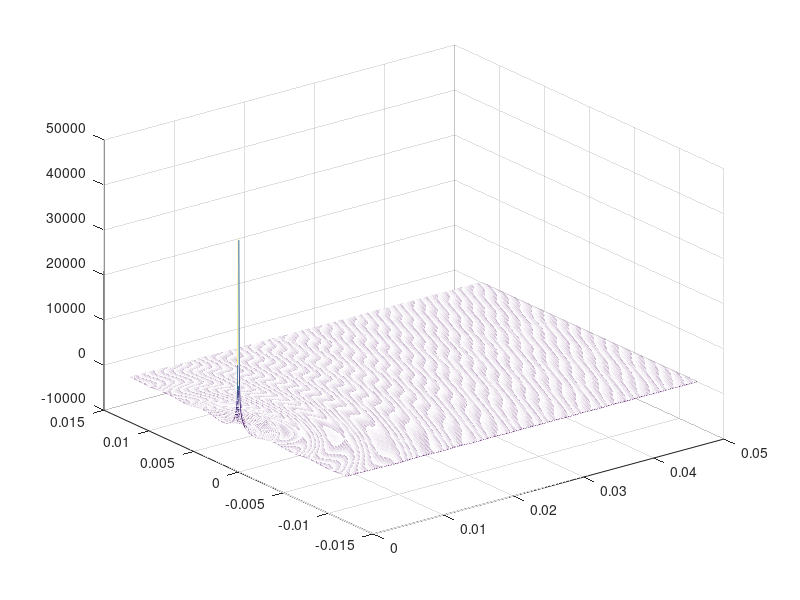
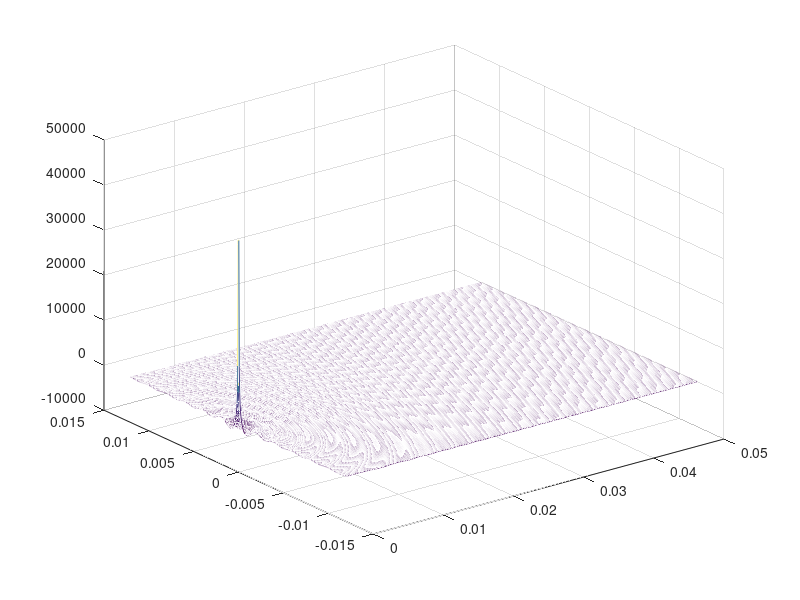
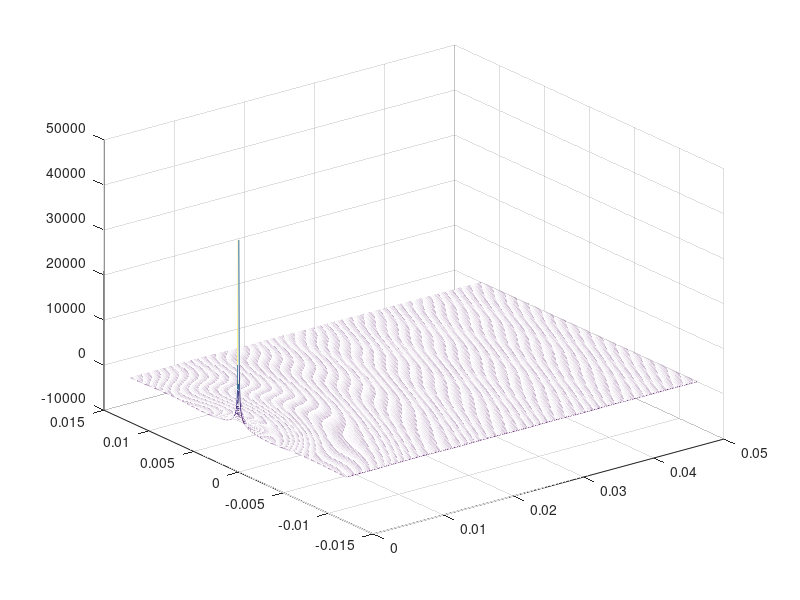

These charts were generated, in order, by the following MATLAB code:
%Question 1, 2, 3
lambda = 4.0e-3; % wavelength (8.0 mm)
scrnDist = 5.0e-2; % distance to the screen (50 mm)
scrnWdth = 2.4e-2; % width of the screen (+/- 12 mm)
xs = 0; % x-coord of the source
ys = 0; % y-coord of the source
A = 1; % amplitude of the source
N = 500;
xd=linspace(xs,scrnDist,N);
yd=linspace(-scrnWdth/2,scrnWdth/2,N);
[X,Y] = meshgrid(xd,yd);
r=sqrt((X.^2)+(Y.^2));
E4=((A)*cos(-2*pi*r/lambda))./r;
mesh(X,Y,E4)
%Question 4
figure;
lambda = 2.0e-3; % wavelength (2.0 mm)
E2=((A)*cos(-2*pi*r/lambda))./r;
mesh(X,Y,E2)
figure;
lambda = 8.0e-3; % wavelength (8.0 mm)
E8=((A)*cos(-2*pi*r/lambda))./r;
mesh(X,Y,E8)